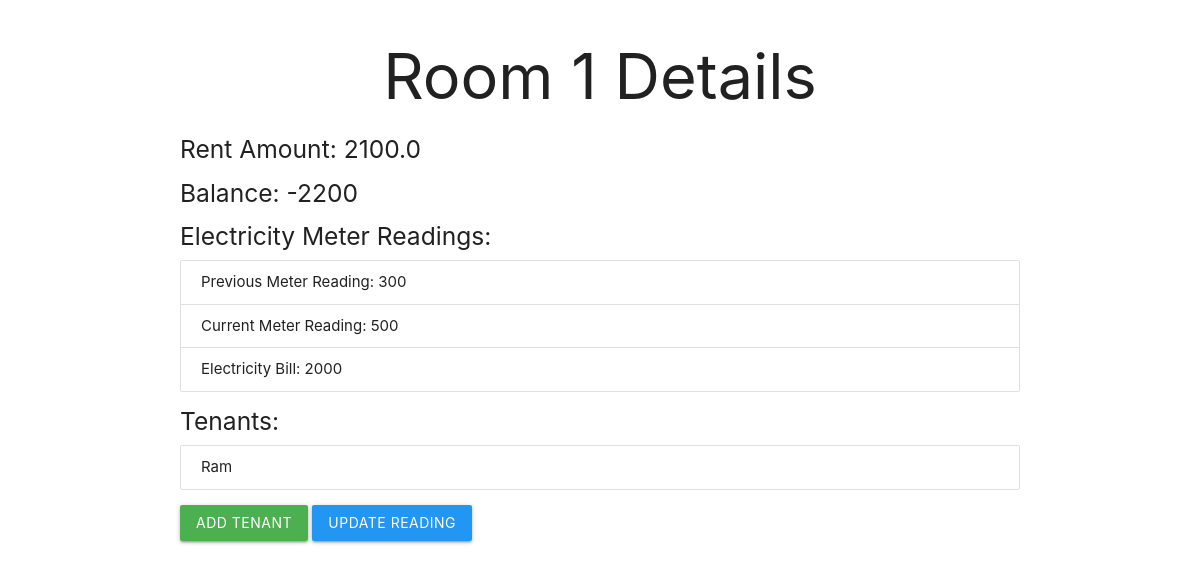
The page /room_details/1 on the database as committed earlier.
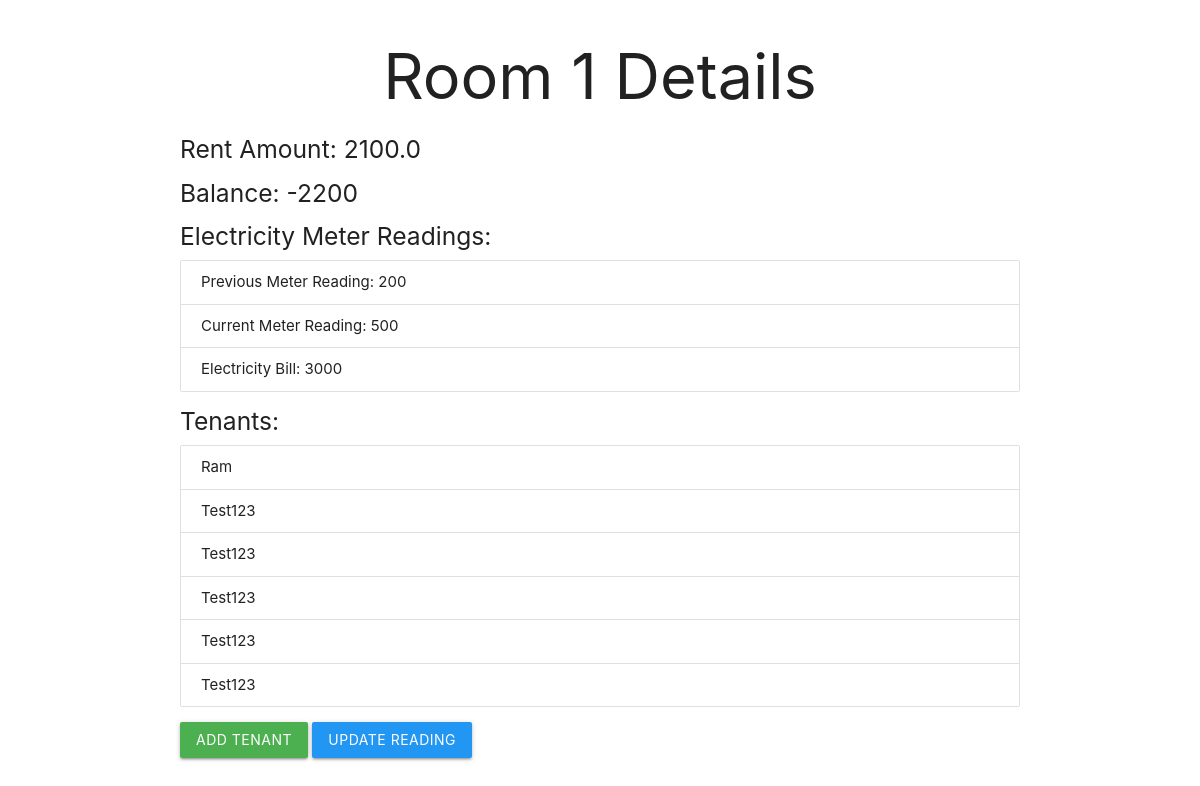
The same page on the database as committed later.
### tables this page shows
CREATE TABLE rooms (
            room_id INTEGER PRIMARY KEY AUTOINCREMENT,
            room_number TEXT,
            rent_amount REAL,
            is_active INTEGER
        , previous_meter_reading INTEGER DEFAULT 0, current_meter_reading INTEGER DEFAULT 0, balance INTEGER DEFAULT 0);

CREATE TABLE tenants (
            tenant_id INTEGER PRIMARY KEY AUTOINCREMENT,
            tenant_name TEXT,
            room_id INTEGER,
            FOREIGN KEY (room_id) REFERENCES rooms(room_id)
        );

### app.py (the view)
@app.route('/room_details/<int:room_id>')
def room_details(room_id):
    conn = connect_db()
    room = conn.execute('SELECT * FROM rooms WHERE room_id=?', (room_id,)).fetchone()
    tenants = conn.execute('SELECT * FROM tenants WHERE room_id=?', (room_id,)).fetchall()
    electricity_rate = 10  # Example rate per unit
    previous_reading = room['previous_meter_reading']
    current_reading = room['current_meter_reading']
    units_used = current_reading - previous_reading
    electricity_bill = units_used * electricity_rate
    rent_amount = room['rent_amount']
    balance = room['balance']
    conn.close()
    return render_template('room_details.html',
                           room=room,
                           tenants=tenants,
                           previous_reading=previous_reading,
                           current_reading=current_reading,
                           electricity_bill=electricity_bill,
                           balance=balance)

### app.py (called while the page is built)
def connect_db():
    conn = sqlite3.connect('rent_management.db')
    conn.row_factory = sqlite3.Row
    return conn

### templates/room_details.html (shortened to what this page needs)
<!DOCTYPE html>
<html>
<head>
    <link href="https://cdnjs.cloudflare.com/ajax/libs/materialize/1.0.0/css/materialize.min.css" rel="stylesheet">
</head>
<body>
    <div class="container">
        <h1 class="center-align">Room {{ room['room_number'] }} Details</h1>
        <h5>Rent Amount: {{ room['rent_amount'] }}</h5>
        <h5>Balance: {{ balance }}</h5>
        <h5>Electricity Meter Readings:</h5>
        <ul class="collection">
            <li class="collection-item">Previous Meter Reading: {{ previous_reading }}</li>
            <li class="collection-item">Current Meter Reading: {{ current_reading }}</li>
            <li class="collection-item">Electricity Bill: {{ electricity_bill }}</li>
        </ul>
        <h5>Tenants:</h5>
        <ul class="collection">
            {% for tenant in tenants %}
            <li class="collection-item">{{ tenant['tenant_name'] }}</li>
            {% endfor %}
        </ul>
        <a href="{{ url_for('add_tenant', room_id=room['room_id']) }}" class="btn waves-effect waves-light green">Add Tenant</a>
        <a href="{{ url_for('update_reading', room_id=room['room_id']) }}" class="btn waves-effect waves-light blue">Update Reading</a>
    </div>
</body>
</html>

Rows that differ between the two databases and show on the page:
changed rooms: previous_meter_reading "300" → (not shown)
added tenants: tenant_name "Test123"
added tenants: tenant_name "Test123"
added tenants: tenant_name "Test123"
added tenants: tenant_name "Test123"
added tenants: tenant_name "Test123"
Other text that changed with them:
{{ previous_reading }}: (not shown) → "200"
{{ electricity_bill }}: "2000" → "3000"
